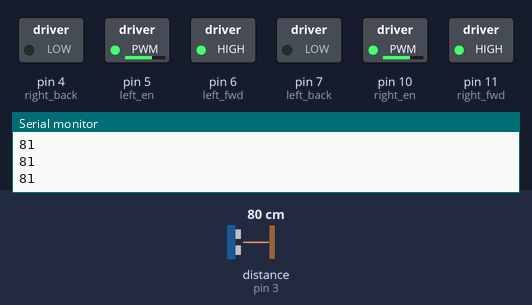
Bench run of a sketch on a simulated Arduino Uno, built with avr-gcc and run on an emulated ATmega328P. On the bench: switched loads named in the sketch (green lamp = pin HIGH), the last lines printed to the serial monitor. Wiring (inferred from the names in the program): ultrasonic range finder: trigger pin 2; echo pin 3. Dashed ring = blinking. The test bench sets the inputs (shaded band); at power-on: distance to the obstacle (sensor on pin 3) 80 cm. The echo pulse lasts 58.3 µs per cm; pins used as bus, display or sensor lines are not drawn.

Above: at 1.2 s.
1.3 s: distance to the obstacle (sensor on pin 3) set to 32 cm
2.8 s: distance to the obstacle (sensor on pin 3) set to 26 cm
At 3.08 s:
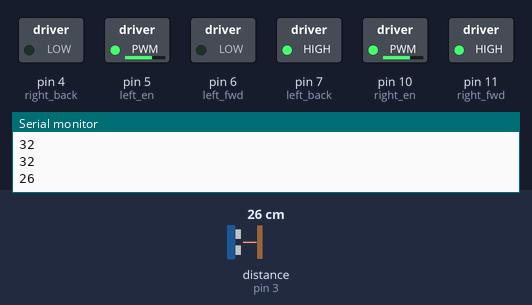
5.8 s: distance to the obstacle (sensor on pin 3) set to 35 cm
At 6.5 s:
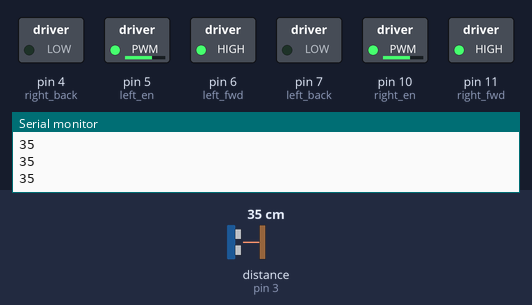
7.5 s: distance to the obstacle (sensor on pin 3) set to 2 cm
At 7.57 s:
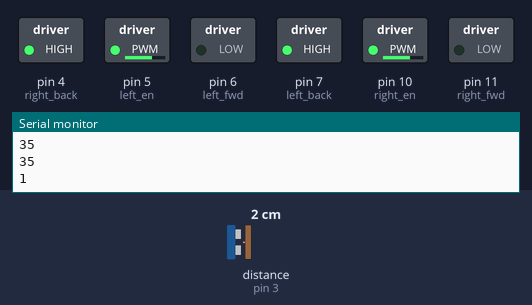
Timing chart, 0 to 11.5 s (numbered marks = the images above; inputs shaded):
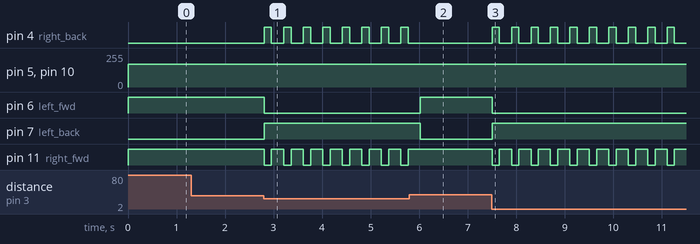

Measured:
- the behaviour switches between 30 and 29 cm on distance to the obstacle (sensor on pin 3) (found by bisection; images 0 and 1)
- after the input at 2.8 s, pin 4 (right_back): alternates HIGH for 0.15 s and LOW for 0.25 s, starting at once; pin 6 (left_fwd): HIGH → LOW at once; pin 7 (left_back): LOW → HIGH at once; pin 11 (right_fwd): alternates HIGH for 0.25 s and LOW for 0.15 s, starting at once
- after the input at 5.8 s, pin 4 (right_back): stops changing and stays LOW; pin 6 (left_fwd): LOW → HIGH after 0.23 s; pin 7 (left_back): HIGH → LOW after 0.23 s; pin 11 (right_fwd): stops changing and stays HIGH
- after the input at 7.5 s, pin 4 (right_back): alternates HIGH for 0.15 s and LOW for 0.25 s, starting at once; pin 6 (left_fwd): HIGH → LOW at once; pin 7 (left_back): LOW → HIGH at once; pin 11 (right_fwd): alternates HIGH for 0.25 s and LOW for 0.15 s, starting at once

The sketch:

02-Obstacle-Avoidance.ino
```cpp
const int trigPin = 2; // Sensor trigger pin
const int echoPin = 3; // Sensor echo pin

// Motor driver pins
const int left_en = 5;
const int left_fwd = 6;
const int left_back = 7;
const int right_en = 10;
const int right_fwd = 11;
const int right_back = 4;

long duration = 0;
int distance = 0;
int motor_speed = 170;

void setup() {
  Serial.begin(9600);

  pinMode(trigPin, OUTPUT);
  pinMode(echoPin, INPUT);

  pinMode(left_fwd, OUTPUT);
  pinMode(left_back, OUTPUT);
  pinMode(right_fwd, OUTPUT);
  pinMode(right_back, OUTPUT);
  pinMode(right_en, OUTPUT);
  pinMode(left_en, OUTPUT);
}

void loop() {
  // Ultrasonic distance measurement using HC-SR04
  digitalWrite(trigPin, LOW);
  delayMicroseconds(2);
  digitalWrite(trigPin, HIGH);
  delayMicroseconds(10);
  digitalWrite(trigPin, LOW);

  duration = pulseIn(echoPin, HIGH);
  distance = (duration / 2) / 28.5;

  Serial.println(distance);

  if (distance < 30) { // If obstacle is closer than 30cm, move back and turn
    // Move Backward
    digitalWrite(left_fwd, LOW);
    digitalWrite(left_back, HIGH);
    digitalWrite(right_fwd, LOW);
    digitalWrite(right_back, HIGH);
    analogWrite(right_en, motor_speed);
    analogWrite(left_en, motor_speed);
    delay(150);

    // Turn Left (Spin)
    digitalWrite(left_fwd, LOW);
    digitalWrite(left_back, HIGH);
    digitalWrite(right_fwd, HIGH);
    digitalWrite(right_back, LOW);
    analogWrite(right_en, motor_speed);
    analogWrite(left_en, motor_speed);
    delay(250);
  }
  else { // Path is clear, move forward
    digitalWrite(left_fwd, HIGH);
    digitalWrite(left_back, LOW);
    digitalWrite(right_fwd, HIGH);
    digitalWrite(right_back, LOW);
    analogWrite(right_en, motor_speed);
    analogWrite(left_en, motor_speed);
  }
}
```
